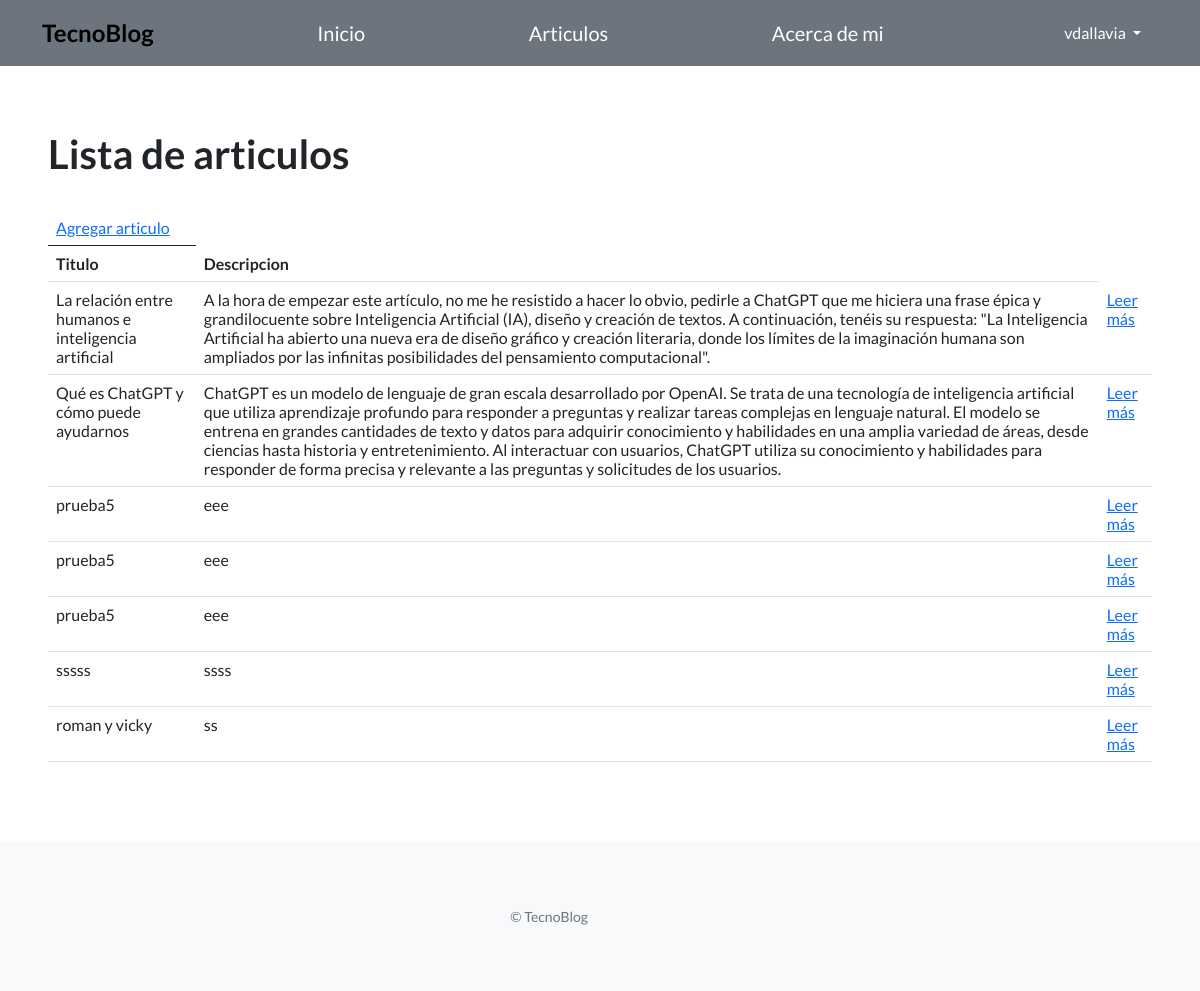
The app's page /articulos/ (signed in) with its own data.
### TecnoBlog_App/models.py (models this page shows, shortened)
class Articulo(models.Model):
    titulo = models.CharField(max_length=200)
    subtitulo = models.CharField(max_length=200)
    cuerpo = models.TextField()
    autor = models.CharField(max_length=64)
    fecha = models.DateField()
    imagen = models.ImageField(upload_to='imagenes/', null=True, blank=True)
    descripcion = models.TextField()
    creador = models.ForeignKey(User, on_delete=models.CASCADE, null=True)

### TecnoBlog_App/views.py (the view)
# urls.py: path("articulos/", listar_articulos, name="listar_articulos"),
def listar_articulos(request):
    contexto = {
        "articulos": Articulo.objects.all()
    }
    http_response=render(
        request=request,
        template_name="TecnoBlog_App/lista_articulos.html",
        context=contexto,
    )
    return http_response

### TecnoBlog_App/templates/TecnoBlog_App/lista_articulos.html (shortened to what this page needs)
{% extends "TecnoBlog_App/base.html" %}
{% block contenido %}
<section>
  <div>
    <h1>Lista de articulos</h1>
    <table class="table">
      {% if user.is_authenticated %}
      <td>
        <a href="{% url 'crear_articulo' %}"> Agregar articulo </a>
      </td>
      {% endif %}
      <tbody>
        <tr>
          <th>Titulo</th>
          <th>Descripcion</th>
        </tr>
      {% for articulo in articulos %}
      <tr>
        <td>{{ articulo.titulo }}</td>
        <td>{{ articulo.descripcion }}</td>
        <td>
          <a href="{% url 'detallar_articulo' id=articulo.id  %}">Leer más</a>
        </td>
      </tr>
      {% endfor %}
        <br>
      </tbody>
    </table>
  </div>
</section>
{% endblock contenido %}

### TecnoBlog_App/templates/TecnoBlog_App/base.html (shortened to what this page needs)
{% load static %}
<html lang="en">
<head>
    <link href="https://cdn.jsdelivr.net/npm/bootstrap-icons@1.5.0/font/bootstrap-icons.css" rel="stylesheet" type="text/css" />
    <link href="{% static 'css/styles.css' %}" rel="stylesheet" />
</head>
<body>
    <nav class="navbar navbar-light static-top tecnoblog" style="background-color: var(--bs-gray);">
        <div class="container">
            <p class="navbar-brand mb-0 text-black fw-bold" style="font-size: 1.5rem;">TecnoBlog</p>
            <a class="navbar-brand text-white" href="{% url 'inicio' %}">Inicio</a>
            <a class="navbar-brand text-white" href="{% url 'listar_articulos' %}">Articulos</a>
            <a class="navbar-brand text-white" href="{% url 'acerca_de_mi' %}">Acerca de mi</a>
            {% if user.is_authenticated %}
            <div class="dropdown">
                <button class="btn btn-secondary dropdown-toggle" type="button" id="dropdownMenuButton1" data-bs-toggle="dropdown" aria-expanded="false">
                    <div style="display: inline-flex;">
                        <span>{{ user.username }}</span>
                    </div>
                </button>
            </div>
            {% else %}
            <a class="btn btn-light" href="{% url 'login' %}">Iniciar sesión</a>
            <a class="btn btn-success" href="{% url 'registro' %}">Registrarme</a>
            {% endif %}
        </div>
    </nav>
</body>
    <section style="padding: 4rem 3rem;">
        {% block contenido %}{% endblock contenido %}
    </section>
    <footer class="footer bg-light">
        <div class="container">
            <div class="row">
                <div class="col-lg-6 h-100 text-center text-lg-start my-auto">
                    <p class="text-muted small mb-4 mb-lg-0 text-end">&copy; TecnoBlog</p>
                </div>
            </div>
        </div>
    </footer>
</body>
</html>

### records on screen
Articulo: titulo "La relación entre humanos e inteligencia artificial", descripcion "A la hora de empezar este artículo, no me he resistido a hacer lo obvio, pedirle a ChatGPT que me hiciera una frase épica y grandilocuente sobre Inteligencia Artificial (IA), diseño y creación de textos. A continuación, tenéis su respuesta: \"La Inteligencia Artificial ha abierto una nueva era de diseño gráfico y creación literaria, donde los límites de la imaginación humana son ampliados por las infinitas posibilidades del pensamiento computacional\"."
Articulo: titulo "Qué es ChatGPT y cómo puede ayudarnos", descripcion "ChatGPT es un modelo de lenguaje de gran escala desarrollado por OpenAI. Se trata de una tecnología de inteligencia artificial que utiliza aprendizaje profundo para responder a preguntas y realizar tareas complejas en lenguaje natural. El modelo se entrena en grandes cantidades de texto y datos para adquirir conocimiento y habilidades en una amplia variedad de áreas, desde ciencias hasta historia y entretenimiento. Al interactuar con usuarios, ChatGPT utiliza su conocimiento y habilidades para responder de forma precisa y relevante a las preguntas y solicitudes de los usuarios."
Articulo: titulo "prueba5", descripcion "eee"
Articulo: titulo "prueba5", descripcion "eee"
Articulo: titulo "prueba5", descripcion "eee"
Articulo: titulo "sssss", descripcion "ssss"
Articulo: titulo "roman y vicky", descripcion "ss"

### other values on screen
{{ user.username }} "vdallavia"
